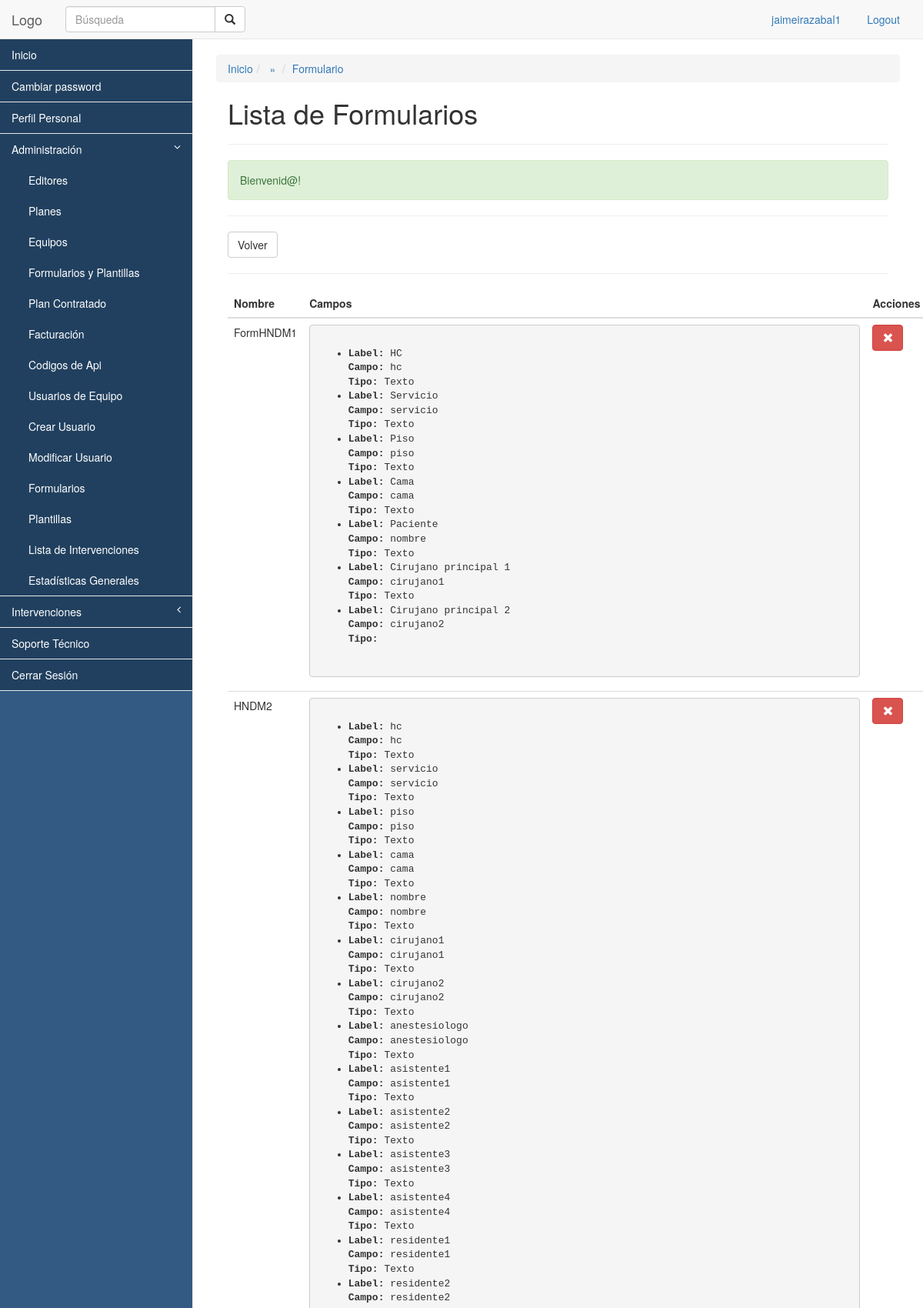
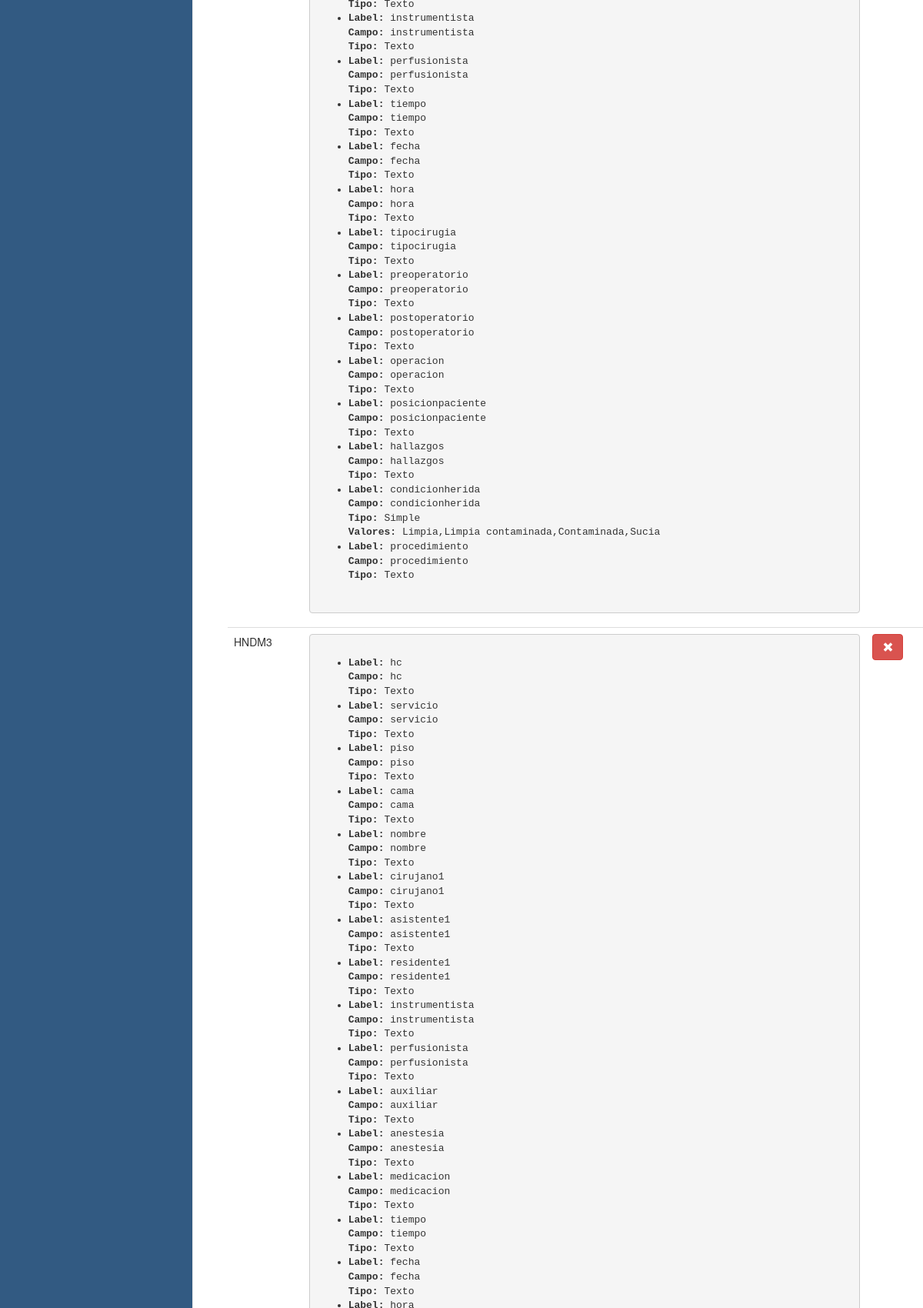
The app's page /formulario/ (signed in, upper part) with its own data (2 pictures, top to bottom).
### tables this page shows
CREATE TABLE IF NOT EXISTS `formulario` (
  `id` int(11) NOT NULL AUTO_INCREMENT,
  `nombre` varchar(200) NOT NULL,
  `campos` text NOT NULL,
  `creado` timestamp NOT NULL DEFAULT CURRENT_TIMESTAMP,
  PRIMARY KEY (`id`),
  UNIQUE KEY `nombre` (`nombre`)
);

### core/kumbia/bootstrap.php (called while the page is built, shortened)
<?php
require CORE_PATH . 'kumbia/util.php';
function auto($class)
{
    if ($class == 'ActiveRecord') {
        return include APP_PATH . 'libs/active_record.php';
    }
    if ($class == 'Load') {
        return include CORE_PATH . 'kumbia/load.php';
    }
    $class = Util::smallcase($class);
}
require APP_PATH . 'libs/app_controller.php';
try {
    View::render(Router::execute($url), $url);
} catch (KumbiaException $e) {
    KumbiaException::handle_exception($e);
}
exit();

### public_html/index.php (called while the page is built, shortened)
<?php
$url = isset($_GET['_url']) ? $_GET['_url'] : '/';
require CORE_PATH . 'kumbia/bootstrap.php';

### core/kumbia/util.php (called while the page is built, shortened)
<?php
class Util
{
    public static function smallcase($s)
    {
        return strtolower(preg_replace('/([A-Z])/', "_\\1", self::lcfirst($s)));
    }
    public static function lcfirst($s)
    {
        $s[0] = strtolower($s[0]);
        return $s;
    }
}

### core/libs/db/adapters/mysqli.php (called while the page is built, shortened)
<?php
class DbMySQLi extends DbBase implements DbBaseInterface
{
    public $id_connection;
    public function connect($config)
    {
        $this->id_connection = new mysqli($config['host'], $config['username'], $config['password'], $config['name'], $config['port']);
        if (isset($config['charset'])) $this->id_connection->set_charset($config['charset']);
        return TRUE;
    }
    public function query($sql_query)
    {
        if ($result_query = mysqli_query($this->id_connection, $sql_query)) {
            return $result_query;
        } else {
            $this->last_result_query = false;
            throw new KumbiaException($this->error(" al ejecutar <em>\"$sql_query\"</em>"));
        }
    }
    public function describe_table($table, $schema='')
    {
        if ($schema == '') {
            return $this->fetch_all("DESCRIBE `$table`");
        } else {
            return $this->fetch_all("DESCRIBE `$schema`.`$table`");
        }
    }
}

### core/libs/db/db_base.php (called while the page is built, shortened)
<?php
class DbBase
{
    public function in_query($sql)
    {
        $q = $this->query($sql);
        $results = array();
        if ($q) {
            while ($row = $this->fetch_array($q)) {
                $results[] = $row;
            }
        }
        return $results;
    }
    public function fetch_all($sql)
    {
        return $this->in_query($sql);
    }
}

### core/libs/kumbia_active_record/kumbia_active_record.php (called while the page is built, shortened)
<?php
class KumbiaActiveRecord
{
    protected $db;
    protected $database;
    protected $schema;
    protected $source;
    protected $fields = array();
    protected $debug = false;
    protected $logger = false;
    protected static $models = array();
    function __construct($data=null)
    {
        $this->_connect();
    }
    protected function _model_name()
    {
        if (!$this->source) {
            $this->source = Util::smallcase(get_class($this));
        }
    }
    protected function _connect($new_connection = false)
    {
        if (!is_object($this->db) || $new_connection) {
            $this->db = Db::factory($this->database, $new_connection);
        }
        $this->db->debug = $this->debug;
        $this->db->logger = $this->logger;
        $this->dump();
    }
    protected function dump()
    {
        if ($this->source) {
            $this->source = str_replace(";", '', strtolower($this->source));
        } else {
            $this->_model_name();
            if (!$this->source) {
                return false;
            }
        }
        $table = $this->source;
        $schema = $this->schema;
        if (!count(self::get_meta_data($this->source))) {
            $this->_dump_info($table, $schema);
        } else {
            if (!$this->is_dumped()) {
                $this->_dumped = true;
                $this->_dump_info($table, $schema);
            }
        }
        return true;
    }
    protected function _dump_info($table, $schema = '')
    {
        if (!count(self::get_meta_data($table))) {
            $meta_data = $this->db->describe_table($table, $schema);
        }
        foreach (self::get_meta_data($table) as $field) {
            $this->fields[] = $field['Field'];
        }
        return true;
    }
    public function find($what = '')
    {
        $what = Util::getParams(func_get_args());
        $select = "SELECT ";
        if (isset($what['columns'])) {
            $select.= $what['columns'] ? KumbiaActiveRecord::sql_sanitize($what['columns']) : join(",", $this->fields);
        } elseif (isset($what['distinct'])) {
            $select.= 'DISTINCT ';
            $select.= $what['distinct'] ? KumbiaActiveRecord::sql_sanitize($what['distinct']) : join(",", $this->fields);
        } else {
            $select.= join(",", $this->fields);
        }
        if ($this->schema) {
            $select.= " FROM {$this->schema}.{$this->source}";
        } else {
            $select.= " FROM {$this->source}";
        }
        $select.= $this->convert_params_to_sql($what);
        $results = array();
        $all_results = $this->db->in_query($select);
        foreach ($all_results AS $result) {
            $results[] = $this->dump_result($result);
        }
        if (isset($what[0]) && is_numeric($what[0])) {
            if (!isset($results[0])) {
                $this->count = 0;
                return false;
            } else {
                $this->dump_result_self($all_results[0]);
                $this->count = 1;
                return $results[0];
            }
        } else {
            return $results;
        }
    }
    public function convert_params_to_sql($what = '')
    {
        $select = '';
        return $select;
    }
    public function dump_result($result)
    {
        $obj = clone $this;
        if (is_array($result)) {
            foreach ($result as $k => $r) {
                if (!is_numeric($k)) {
                    $obj->$k = stripslashes($r);
                }
            }
        }
        return $obj;
    }
    static function get_meta_data($table)
    {
        if (isset(self::$models[$table])) {
            return self::$models[$table];
        } elseif (PRODUCTION) {
            $metadata = Cache::driver()->get($table, 'kumbia.models');
            if ($metadata) {
                return self::$models[$table] = unserialize($metadata);
            }
        }
        return array();
    }
    static function set_meta_data($table, $meta_data)
    {
        self::$models[$table] = $meta_data;
        return true;
    }
    public function __sleep()
    {
        $this->db = null;
        return array_keys(get_object_vars($this));
    }
}

### default/app/controllers/formulario_controller.php (called while the page is built, shortened)
<?php
class FormularioController extends AppController{
	public function index(){
		$this->formularios = Load::model('formulario')->find();
	}
}
 ?>

### core/kumbia/router.php (called while the page is built, shortened)
<?php
final class Router
{
    private static $_vars = array(
        'method' => NULL,
        'route' => NULL,
        'module' => NULL,
        'controller' => 'index',
        'action' => 'index',
        'parameters' => array(),
        'controller_path' => 'index'
    );
	public static function execute($url)
	{
        self::$_vars['route'] = $url;
        self::$_vars['method'] = $_SERVER['REQUEST_METHOD'];
		return self::_dispatch();
	}
    private static function _rewrite($url)
    {
        $url_items = explode('/', trim($url, '/'));
        self::$_vars['controller'] = current($url_items);
        self::$_vars['controller_path'] = (self::$_vars['module']) ? "$url_items[0]/$url_items[1]" : current($url_items);
        if (next($url_items) === false) return;
        self::$_vars['action'] = current($url_items);
        if (next($url_items) === false) return;
        self::$_vars['parameters'] = array_slice($url_items, key($url_items));
    }
    private static function _dispatch()
    {
        extract(self::$_vars, EXTR_OVERWRITE);
        $cont = new $app_controller($module, $controller, $action, $parameters);
		try {
			$reflectionMethod = new ReflectionMethod($cont, $cont->action_name);
		} catch (ReflectionException $e) {
			throw new KumbiaException(null, 'no_action');
		}
		try {
			$reflectionMethod->invokeArgs($cont, $cont->parameters);
		} catch (ReflectionException $e) {
			throw new KumbiaException(null, 'no_action');
		}
        $cont->k_callback();
        return $cont;
    }
}

### core/kumbia/load.php (called while the page is built, shortened)
<?php
class Load
{
    public static function model($model, $params = NULL)
    {
        return new $Model($params);
    }
}

### core/extensions/helpers/tag.php (called while the page is built, shortened)
<?php
class Tag
{
    protected static $_css = array();
    public static function css($src, $media = 'screen')
    {
        self::$_css[] = array('src' => $src, 'media' => $media);
    }
    public static function getCss()
    {
        return self::$_css;
    }
}

### default/app/views/formulario/index.phtml (the view, shortened to what this page needs)
<hr>
<?php echo Html::link('formulario/crear',"Volver","class='btn btn-default'") ?>
<hr>
<table class="table">
	<thead>
		<th>Nombre</th>
		<th>Campos</th>
		<th>Acciones</th>
	</thead>
	<?php foreach ($formularios as $key => $value): ?>
		<tr>
			<td><?php echo $value->nombre ?></td>
			<td>
				<pre>
				<?php
					$campos = unserialize($value->campos);
					echo "<ul>";
					for ($i=0; $i < count($campos); $i++) {
						echo "<li><b>Label: </b>".$campos[$i]['label']."<br>";
						echo "<b>Campo: </b>".$campos[$i]['campo']."<br>";
						echo "<b>Tipo: </b>".$campos[$i]['tipo']."<br>";
						if (isset($campos[$i]['valores'])) {
							echo "<b>Valores: </b>".$campos[$i]['valores']."<br>";
						}
						echo "</li>";
					}
					echo "</ul>";
				 ?>
				</pre>
			</td>
			<td>
				<?php echo Html::link("formulario/eliminar/{$value->id}",'<span class="glyphicon glyphicon-remove"></span>',"class='btn btn-danger'") ?>
			</td>
		</tr>
	<?php endforeach ?>
</table>

### core/extensions/helpers/html.php (shortened to what this page needs)
<?php
class Html
{
    public static function link($action, $text, $attrs = NULL)
    {
        return '<a href="' . PUBLIC_PATH . "$action\" $attrs >$text</a>";
    }
    public static function includeCss()
    {
        $code = '';
        foreach (Tag::getCss() as $css) {
            $code .= '<link href="' . PUBLIC_PATH . "css/{$css['src']}.css\" rel=\"stylesheet\" type=\"text/css\" media=\"{$css['media']}\" />" . PHP_EOL;
        }
        return $code;
    }
}

### default/app/views/_shared/templates/usuario.phtml (style rules this page uses)
#side-menu a { background-color: #21405f; color:white; }

### records on screen
formulario: nombre "FormHNDM1", campos "HC", campos "hc", campos "Texto", campos "Servicio", campos "servicio", campos "Piso", campos "piso", campos "Cama", campos "cama", campos "Paciente", campos "nombre", campos "Cirujano principal 1", campos "cirujano1", campos "Cirujano principal 2", campos "cirujano2"
formulario: nombre "HNDM2", campos "hc", campos "Texto", campos "servicio", campos "piso", campos "cama", label "nombre", campo "nombre", campos "cirujano1", campos "cirujano2", campos "anestesiologo", campos "asistente1", campos "asistente2", campos "asistente3", campos "asistente4", campos "residente1", campos "residente2", campos "instrumentista", campos "perfusionista", campos "tiempo", campos "fecha", campos "hora", campos "tipocirugia", campos "preoperatorio", campos "postoperatorio", campos "operacion", campos "posicionpaciente", campos "hallazgos", campos "condicionherida", campos "Simple", campos "Limpia,Limpia contaminada,Contaminada,Sucia", campos "procedimiento"
formulario: nombre "HNDM3", campos "hc", campos "Texto", campos "servicio", campos "piso", campos "cama", label "nombre", campo "nombre", campos "cirujano1", campos "asistente1", campos "residente1", campos "instrumentista", campos "perfusionista", campos "auxiliar", campos "anestesia", campos "medicacion", campos "tiempo", campos "fecha"

### other values on screen
Auth::get("usuario") "jaimeirazabal1"
$crumb['title'] "Formulario"
$titulo "Lista de Formularios"
$_SESSION['KUMBIA.CONTENT'] "Bienvenid@!"
